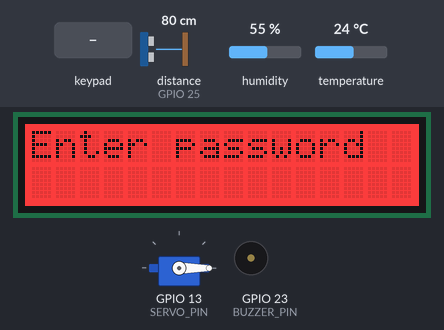
This sketch was run on a simulated ESP32. Shown: 16×2 character LCD, servo, buzzer (waves = sounding, pin HIGH). The test bench sets the inputs (shaded band); at power-on: distance to the obstacle (sensor on GPIO 25) 80 cm, humidity 55 %, temperature 24 °C. The echo pulse lasts 58.3 µs per cm; pins used as bus, display or sensor lines are not drawn; what the sketch prints to the serial monitor is not drawn.

Above: at 2.2 s.
2.3 s: keypad keys 7 8 9 0 # pressed 0.4 s apart
At 5.9 s:
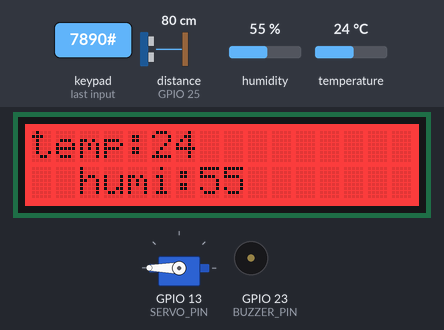
7.1 s: key '#' pressed
10.1 s: key '*' pressed
At 12.69 s:
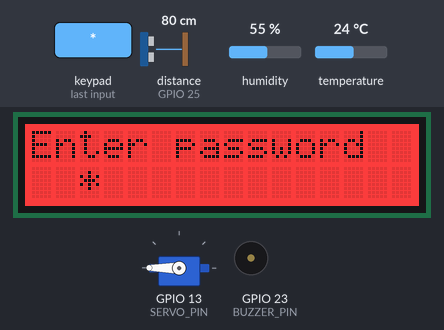
13.1 s: keypad keys 1 8 5 1 4 2 7 pressed 0.4 s apart
At 13.17 s:
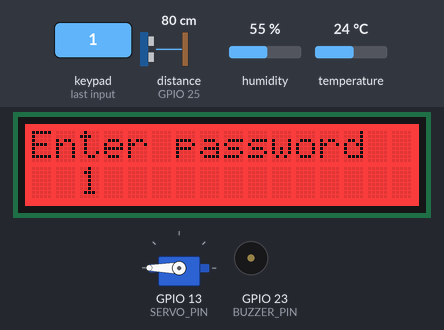
17.4 s: key '1' pressed
Timing chart, 0 to 20.4 s (numbered marks = the images above; inputs shaded):
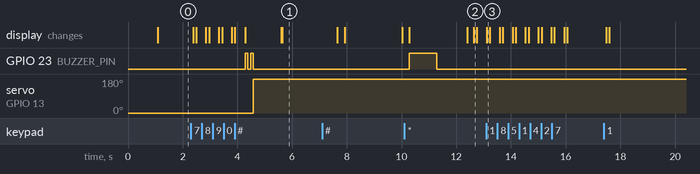

Measured:
- after the input at 2.3 s, GPIO 23 (BUZZER_PIN): alternates HIGH for 0.10 s and LOW for 0.10 s, 4 changes in all, then stays LOW, starting after 2.0 s; servo on GPIO 13 (SERVO_PIN): 0° → 180° after 2.3 s; the display: first changes after 0.08 s (image 1 shows a later state)
- after the input at 10.1 s, the display: first differs from a run without the input after 2.5 s (image 2)
- after the input at 13.1 s, the display: changes at once (image 3)

The sketch:

christmasDemo.ino
```cpp
/*
 * This ESP32 code is for my smart home system
 *
 *
 */
#include <Wire.h>              //lcd
#include "rgb_lcd.h"           // lcd
#define TRIG_PIN 26            // ESP32 pin GPIO26 connected to Ultrasonic Sensor's TRIG pin
#define ECHO_PIN 25            // ESP32 pin GPIO25 connected to Ultrasonic Sensor's ECHO pin
#define BUZZER_PIN 23          // ESP32 pin GPIO17 connected to Piezo Buzzer's pin
#define DISTANCE_THRESHOLD 50  // centimeters
#include <DFRobot_DHT11.h>
DFRobot_DHT11 DHT;
#define DHT11_PIN 19
#include <Servo.h>
static const int SERVO_PIN = 13;  //not changing during execution of code
rgb_lcd lcd;
const int colorR = 255;  //lcd
const int colorG = 0;    //lcd
//const int TRIG_PIN = 26;
//const int ECHO_PIN = 25;
const int colorB = 0;  //lcd


//variables will change:
long duration;  // at least 32 bits
float cms, inches, distance; // floating decimal point

Servo servo1;
//----------------------------------------------------
//keypad
#include <Keypad.h>
#define ROW_NUM 4     //four rows
#define COLUMN_NUM 3  //three columns

char keys[ROW_NUM][COLUMN_NUM] = {
  { '1', '2', '3' },
  { '4', '5', '6' },
  { '7', '8', '9' },
  { '*', '0', '#' },
};
byte pin_rows[ROW_NUM] = { 18, 5, 14, 27 };
byte pin_column[COLUMN_NUM] = { 4, 0, 2 };

Keypad keypad = Keypad(makeKeymap(keys), pin_rows, pin_column, ROW_NUM, COLUMN_NUM);  //using previously defined array

const String password = "7890";  //  password here
String input_password;  //take in the input
//--------------------------------------------------------------
//keypad end
bool alarmArmed = true;  //either true or false


void setup() {
  // set up the LCD's number of columns and rows:
  lcd.begin(16, 2);
  lcd.setRGB(colorR, colorG, colorB);  //lcd

  Serial.begin(115200);         // initialize serial port
  pinMode(TRIG_PIN, OUTPUT);    // set ESP32 pin to output mode
  pinMode(ECHO_PIN, INPUT);     // set ESP32 pin to input mode
  pinMode(BUZZER_PIN, OUTPUT);  // set ESP32 pin to output mode
  servo1.attach(SERVO_PIN);
  servo1.write(0);
  input_password.reserve(32);  // maximum input characters is 33, change if needed
  delay(1000);
}

void loop() {

  if (alarmArmed == true) {


    if (distance < DISTANCE_THRESHOLD) { //less than
      lcd.clear();
      lcd.setCursor(0, 0);
      lcd.print("Enter password ");


      char key = keypad.getKey();  //to declare character type variable can only store 1 character

      if (key) {
        lcd.setCursor(2, 1);
        lcd.print(key);

        if (key == '*') {
          input_password = "";  // clear input password
        } else if (key == '#') {
          if (password == input_password) {
            lcd.clear();
            lcd.print(" ACCESS GRANTED!");
             digitalWrite(BUZZER_PIN, HIGH);
            delay(100);
             digitalWrite(BUZZER_PIN, LOW);
              delay(100);
             digitalWrite(BUZZER_PIN, HIGH);
            delay(100);
             digitalWrite(BUZZER_PIN, LOW);
            int posDegrees = 180;
            posDegrees >= 0;
            servo1.write(posDegrees);
            delay(15);


            delay(1000);
            lcd.clear();
            DHT.read(DHT11_PIN);
            lcd.print("temp:");
            lcd.print(DHT.temperature);
            lcd.setCursor(0, 1);
            lcd.print("  humi:");
            lcd.println(DHT.humidity);
            delay(2000);

            lcd.clear();
            digitalWrite(TRIG_PIN, LOW);
            delayMicroseconds(5);
            digitalWrite(TRIG_PIN, HIGH);
            delayMicroseconds(10);
            digitalWrite(TRIG_PIN, LOW);
            // measure duration of pulse from ECHO pin
            duration = pulseIn(ECHO_PIN, HIGH);
            // calculate the distance
            cms = (duration / 2) / 29.1;
            inches = (duration / 2) / 74;
            // print the value to Serial Monitor
            Serial.print(inches);
            Serial.print("in,");
            Serial.print(cms);
            Serial.print("cm");
            Serial.println();
            delay(250);
            lcd.clear();
            lcd.setCursor(0, 0);
            lcd.print(" cms: ");
          lcd.print(cms);
            delay(2000);

          } else {
            lcd.setCursor(0, 0);
            lcd.print("ACCESS DENIED!");
            int posDegrees = 180;
            posDegrees <= 0;
            digitalWrite(BUZZER_PIN, HIGH);
            delay(1000);
             digitalWrite(BUZZER_PIN, LOW);
              delay(1000);
          }
          input_password = "";  // clear input password
        } else {
          input_password += key;  // append new character to input password string
        }
      }
    }
  }

  delay(100);

}
```
